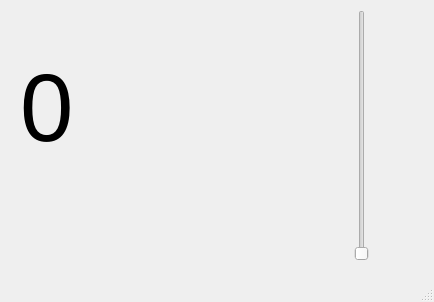
<?xml version="1.0" encoding="UTF-8"?>
<ui version="4.0">
 <class>MainWindow</class>
 <widget class="QMainWindow" name="MainWindow">
  <property name="geometry">
   <rect>
    <x>0</x>
    <y>0</y>
    <width>434</width>
    <height>302</height>
   </rect>
  </property>
  <property name="windowTitle">
   <string>MainWindow</string>
  </property>
  <widget class="QWidget" name="centralwidget">
   <widget class="QLabel" name="label">
    <property name="geometry">
     <rect>
      <x>20</x>
      <y>50</y>
      <width>321</width>
      <height>116</height>
     </rect>
    </property>
    <property name="font">
     <font>
      <pointsize>72</pointsize>
     </font>
    </property>
    <property name="layoutDirection">
     <enum>Qt::LeftToRight</enum>
    </property>
    <property name="text">
     <string>0</string>
    </property>
   </widget>
   <widget class="QSlider" name="verticalSlider">
    <property name="geometry">
     <rect>
      <x>321</x>
      <y>10</y>
      <width>81</width>
      <height>251</height>
     </rect>
    </property>
    <property name="orientation">
     <enum>Qt::Vertical</enum>
    </property>
   </widget>
  </widget>
  <widget class="QMenuBar" name="menubar">
   <property name="geometry">
    <rect>
     <x>0</x>
     <y>0</y>
     <width>434</width>
     <height>21</height>
    </rect>
   </property>
  </widget>
  <widget class="QStatusBar" name="statusbar"/>
 </widget>
 <resources/>
 <connections/>
</ui>
